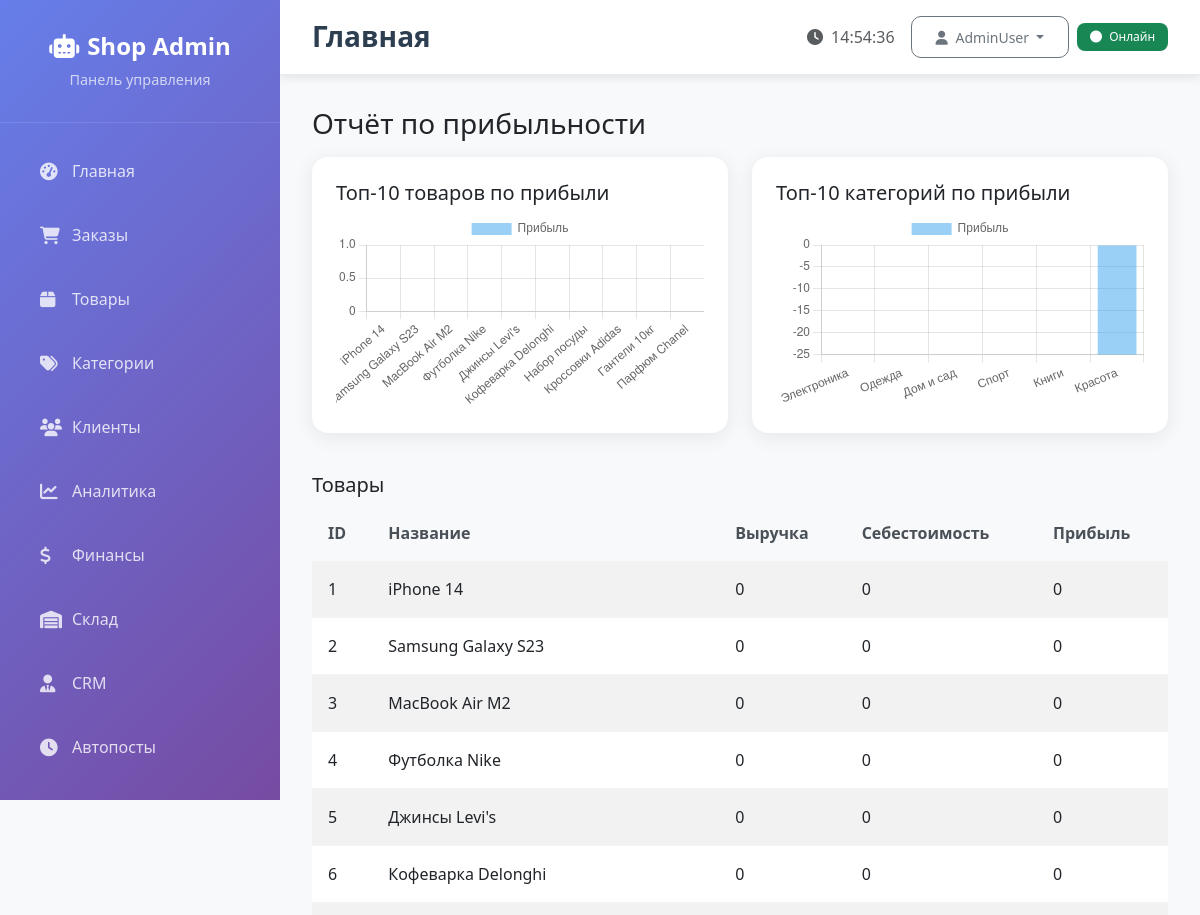
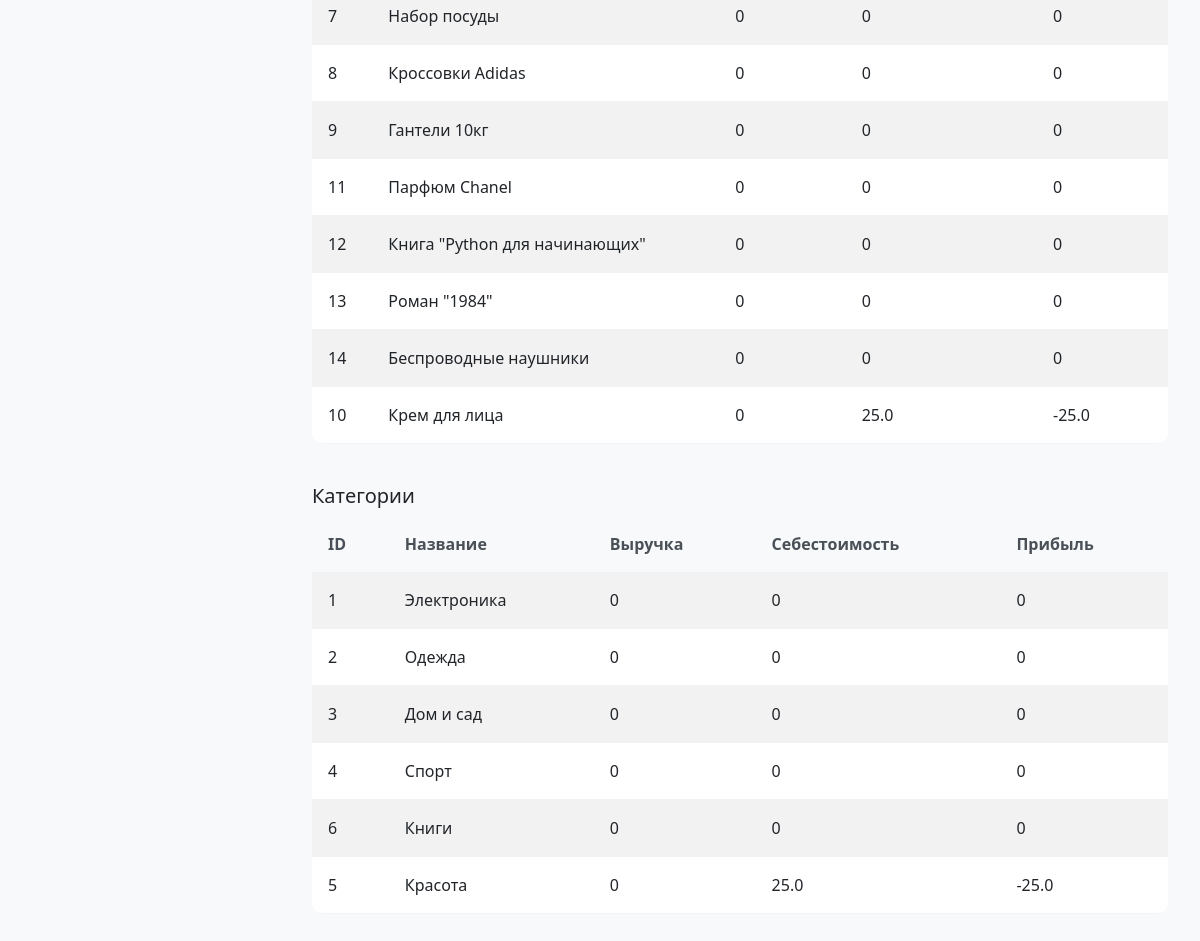
/reports/profit (signed in), run on the app's committed database (2 pictures, top to bottom).
### tables this page shows
CREATE TABLE products (
    id INTEGER PRIMARY KEY AUTOINCREMENT,
    name TEXT NOT NULL,
    description TEXT,
    price REAL NOT NULL,
    category_id INTEGER,
    subcategory_id INTEGER,
    brand TEXT,
    image_url TEXT,
    stock INTEGER DEFAULT 0,
    views INTEGER DEFAULT 0,
    sales_count INTEGER DEFAULT 0,
    is_active INTEGER DEFAULT 1,
    cost_price REAL DEFAULT 0,
    original_price REAL,
    created_at TIMESTAMP DEFAULT CURRENT_TIMESTAMP,
    updated_at TIMESTAMP DEFAULT CURRENT_TIMESTAMP,
    FOREIGN KEY (category_id) REFERENCES categories (id),
    FOREIGN KEY (subcategory_id) REFERENCES subcategories (id)
);

CREATE TABLE categories (
    id INTEGER PRIMARY KEY AUTOINCREMENT,
    name TEXT NOT NULL,
    description TEXT,
    emoji TEXT,
    is_active INTEGER DEFAULT 1,
    created_at TIMESTAMP DEFAULT CURRENT_TIMESTAMP
);

### web_admin/app.py (the view)
    def decorated_function(*args, **kwargs):
        if not session.get('logged_in'):
            return redirect(url_for('login'))
        return f(*args, **kwargs)

### database.py (called while the page is built)
    def execute_query(self, query, params=None):
        try:
            conn = sqlite3.connect(self.db_path)
            cursor = conn.cursor()
            if params:
                cursor.execute(query, params)
            else:
                cursor.execute(query)
            q = query.strip().upper()
            if q.startswith('SELECT'):
                result = cursor.fetchall()
            else:
                conn.commit()
                op = q.split()[0]
                if op == 'INSERT':
                    result = cursor.lastrowid
                else:
                    result = cursor.rowcount
            return result
        except Exception as e:
            logging.info(f"Ошибка выполнения запроса: {e}")
            return None
        finally:
            if 'conn' in locals():
                conn.close()

### web_admin/app.py (called while the page is built)
def login_required(f):
    def decorated_function(*args, **kwargs):
        if not session.get('logged_in'):
            return redirect(url_for('login'))
        return f(*args, **kwargs)
    decorated_function.__name__ = f.__name__
    return decorated_function

### web_admin/templates/report_profit.html (shortened to what this page needs)
{% extends 'base.html' %}
{% block content %}
<h1 class="h3 mb-3">Отчёт по прибыльности</h1>
<div class="row">
  <div class="col-lg-6">
    <div class="card mb-3"><div class="card-body">
      <h5 class="card-title">Топ-10 товаров по прибыли</h5>
      <canvas id="chartProducts" height="160"></canvas>
    </div></div>
  </div>
  <div class="col-lg-6">
    <div class="card mb-3"><div class="card-body">
      <h5 class="card-title">Топ-10 категорий по прибыли</h5>
      <canvas id="chartCategories" height="160"></canvas>
    </div></div>
  </div>
</div>
<h5 class="mt-4">Товары</h5>
<div class="table-responsive">
<table class="table table-sm table-striped">
  <thead><tr><th>ID</th><th>Название</th><th>Выручка</th><th>Себестоимость</th><th>Прибыль</th></tr></thead>
  <tbody>
  {% for r in product_rows %}
    <tr><td>{{ r[0] }}</td><td>{{ r[1] }}</td><td>{{ r[2] }}</td><td>{{ r[3] }}</td><td>{{ r[4] }}</td></tr>
  {% endfor %}
  </tbody>
</table>
</div>
<h5 class="mt-4">Категории</h5>
<div class="table-responsive">
<table class="table table-sm table-striped">
  <thead><tr><th>ID</th><th>Название</th><th>Выручка</th><th>Себестоимость</th><th>Прибыль</th></tr></thead>
  <tbody>
  {% for r in category_rows %}
    <tr><td>{{ r[0] }}</td><td>{{ r[1] }}</td><td>{{ r[2] }}</td><td>{{ r[3] }}</td><td>{{ r[4] }}</td></tr>
  {% endfor %}
  </tbody>
</table>
</div>
<script>
const tp = {{ top_products|tojson }};
const tc = {{ top_categories|tojson }};
new Chart(document.getElementById('chartProducts'), {
  type: 'bar',
  data: {
    labels: tp.map(x => x.name),
    datasets: [{label:'Прибыль', data: tp.map(x => x.profit)}]
  },
});
new Chart(document.getElementById('chartCategories'), {
  type: 'bar',
  data: {
    labels: tc.map(x => x.name),
    datasets: [{label:'Прибыль', data: tc.map(x => x.profit)}]
  },
});
</script>
{% endblock %}

### web_admin/static/css/admin.css (style rules this page uses)
:root { --primary-gradient: linear-gradient(135deg, #667eea 0%, #764ba2 100%); --success-gradient: linear-gradient(135deg, #11998e 0%, #38ef7d 100%); --warning-gradient: linear-gradient(135deg, #f093fb 0%, #f5576c 100%); --info-gradient: linear-gradient(135deg, #4facfe 0%, #00f2fe 100%); --sidebar-width: 280px; }
body { font-family: 'Segoe UI', Tahoma, Geneva, Verdana, sans-serif; background-color: #f8f9fa; }
.card { border: none; border-radius: 16px; box-shadow: 0 4px 20px rgba(0,0,0,0.08); transition: all 0.3s ease; overflow: hidden; }
.card-body { padding: 1.5rem; }
.table { border-radius: 12px; overflow: hidden; }
.table thead th { background-color: #f8f9fa; border: none; font-weight: 600; color: #495057; padding: 1rem; }
.table tbody td { padding: 1rem; border-color: #f1f3f4; vertical-align: middle; }
.card { animation: fadeInUp 0.6s ease-out; }

### data on the page
products: id "1", name "iPhone 14", r "0"
products: id "2", name "Samsung Galaxy S23", r "0"
products: id "3", name "MacBook Air M2", r "0"
products: id "4", name "Футболка Nike", r "0"
products: id "5", name "Джинсы Levi's", r "0"
products: id "6", name "Кофеварка Delonghi", r "0"
products: id "7", name "Набор посуды", r "0"
products: id "8", name "Кроссовки Adidas", r "0"
products: id "9", name "Гантели 10кг", sales_count "0"
products: id "11", name "Парфюм Chanel", r "0"
products: id "12", name "Книга \"Python для начинающих\"", r "0"
products: id "13", name "Роман \"1984\"", r "0"
products: id "14", name "Беспроводные наушники", sales_count "0"
products: id "10", name "Крем для лица", sales_count "0", cost_price "25.0", r "-25.0"
categories: id "1", name "Электроника", r "0"
categories: id "2", name "Одежда", r "0"
categories: id "3", name "Дом и сад", r "0"
categories: id "4", name "Спорт", r "0"
categories: id "6", name "Книги", r "0"
categories: id "5", name "Красота", r "0", r "25.0", r "-25.0"
